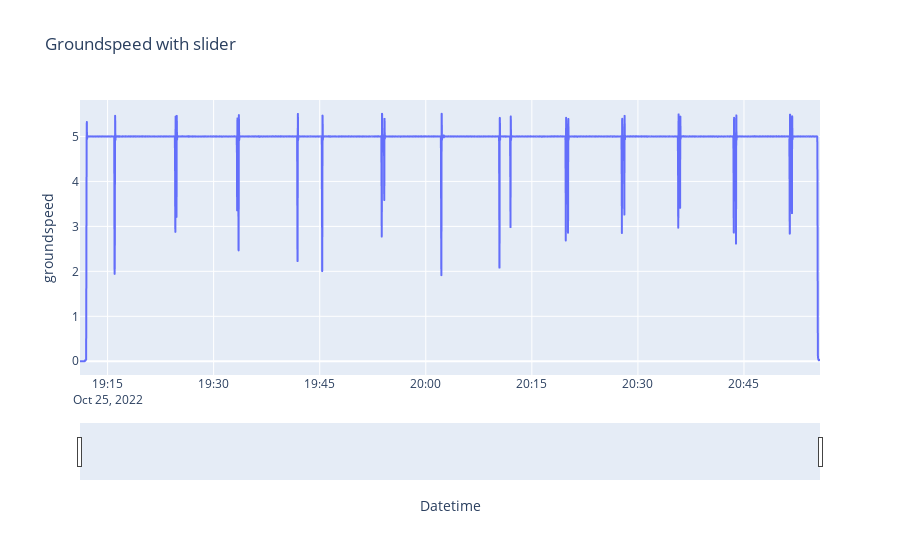

Notebook code cell kept with this figure:
### Code cell
plt.figure(figsize=(7,5))
fig = px.line(data, x=data.Datetime, y='groundspeed', title='Groundspeed with slider')
fig.update_xaxes(rangeslider_visible=True)
fig.show()

### Figure 1 — Plotly figure (JSON) as saved in the notebook; plotly's stock layout.template omitted (floating-point values rounded to 4 significant figures; data arrays with more than 128 entries replaced by an {"elided": "..."} marker saying what was removed)
{"data": [{"hovertemplate": "Datetime=%{x}<br>groundspeed=%{y}<extra></extra>", "legendgroup": "", "line": {"color": "#636efa", "dash": "solid"}, "marker": {"symbol": "circle"}, "mode": "lines", "name": "", "showlegend": false, "type": "scattergl", "x": {"elided": "6280 str values"}, "xaxis": "x", "y": {"elided": "6280 float values"}, "yaxis": "y"}], "layout": {"legend": {"tracegroupgap": 0}, "title": {"text": "Groundspeed with slider"}, "xaxis": {"anchor": "y", "domain": [0, 1], "rangeslider": {"visible": true}, "title": {"text": "Datetime"}}, "yaxis": {"anchor": "x", "domain": [0, 1], "title": {"text": "groundspeed"}}}}
